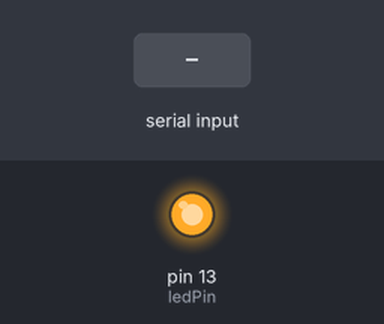
Bench run of a sketch on a simulated Arduino Uno, built with avr-gcc and run on an emulated ATmega328P. On the bench: output pins drawn as LEDs (lit = HIGH). The inputs (shaded band) are chosen by the test bench. What the sketch prints to the serial monitor is not drawn.

Above: at 1.6 s.
1.7 s: "<90 45 200>" received over Serial
At 2.9 s:
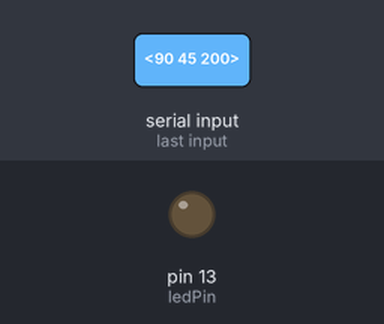
3.2 s: "<30 150 10>" received over Serial
At 4.2 s:
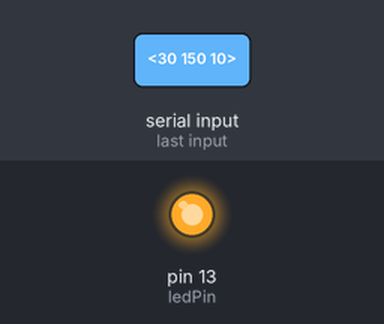
4.7 s: "<1 90 45>" received over Serial
At 5.3 s:
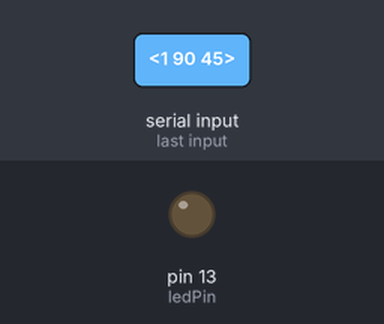
Timing chart, 0 to 7.7 s (numbered marks = the images above; inputs shaded):
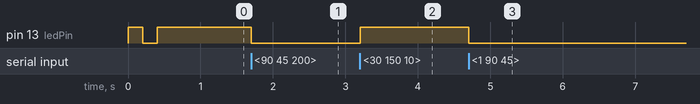

Measured:
- after the input at 1.7 s, pin 13 (ledPin): HIGH → LOW at once
- after the input at 3.2 s, pin 13 (ledPin): LOW → HIGH at once
- after the input at 4.7 s, pin 13 (ledPin): HIGH → LOW at once

The sketch:

ard-pi_tx-rx.ino
```cpp
//Message structure: <message>

const byte numChars = 64;
char receivedChars[numChars];
int id, spin, brake, dir1, vel1, dir2, vel2;
boolean newData = false;

byte ledPin = 13;   // the onboard LED

//===============

void setup() {
    Serial.begin(115200);

    pinMode(ledPin, OUTPUT);
    digitalWrite(ledPin, HIGH);
    delay(200);
    digitalWrite(ledPin, LOW);
    delay(200);
    digitalWrite(ledPin, HIGH);

    Serial.println("<Arduino is ready>");


}

//===============

void loop() {
    rxMessage();
    if(newData)
    {
      Serial.println(receivedChars);
      char* token = strtok(receivedChars, " ");
      id = atoi(token);
      spin = atoi(strtok(0, " "));
      brake = atoi(strtok(0, " "));
      dir1 = atoi(strtok(0, " "));
      vel1 = atoi(strtok(0, " "));
      dir2 = atoi(strtok(0, " "));
      vel2 = atoi(strtok(0, " "));
    }
    returnMessage();

}

//===============
// TODO
// add message timeout
// add parsing of values x
//===============
void rxMessage() {
    static boolean rxInProgress = false;
    static byte index = 0;
    char startMarker = '<';
    char endMarker = '>';
    char receivedString;

    while (Serial.available() > 0 && newData == false) {
        receivedString = Serial.read();
        if (rxInProgress == true) {
            if (receivedString != endMarker) {
                receivedChars[index] = receivedString;
                index++;
                if (index >= numChars) {
                    index = numChars - 1;
                }
            }
            else {
                receivedChars[index] = '\0'; // terminate the string
                rxInProgress = false;
                index = 0;
                newData = true;
            }
        }

        else if (receivedString == startMarker) {
            rxInProgress = true;
        }
    }
}

//===============

void returnMessage() {
    if (newData == true) {
        Serial.print("<");
        Serial.print(id);
        Serial.print(" ");
        Serial.print(spin);
        Serial.print(" ");
        Serial.print(brake);
        Serial.print(" ");
        Serial.print(dir1);
        Serial.print(" ");
        Serial.print(vel1);
        Serial.print(" ");
        Serial.print(dir2);
        Serial.print(" ");
        Serial.print(vel2);
        Serial.print('>');
            // change the state of the LED everytime a reply is sent
        digitalWrite(ledPin, ! digitalRead(ledPin));
        newData = false;
        delay(1000);
    }
}

//===============
```
